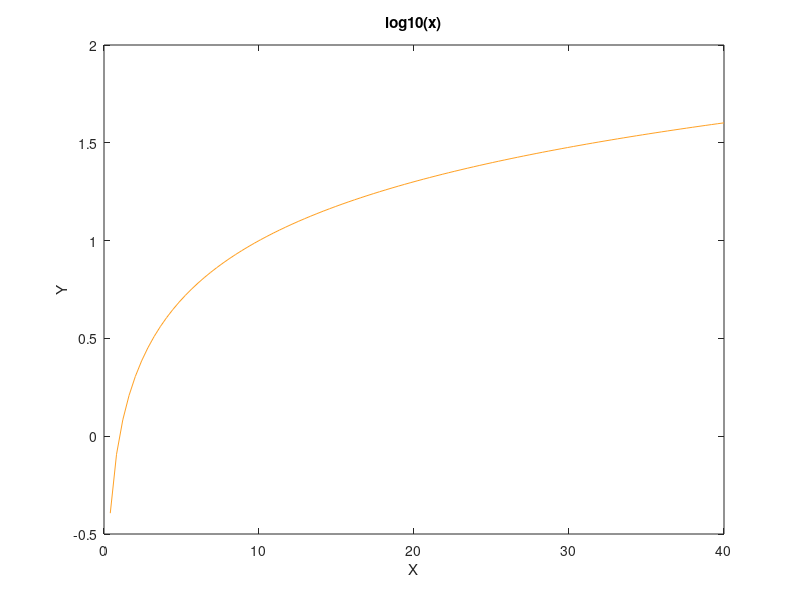

Write MATLAB code to recreate this figure.

%Dominio en común
x = linspace(-10,10,40);
x2 = linspace(0,40); %Dominio específico de la raíz y logaritmo
%Rangos específicos de las funciones a realizar
y1 = abs(x);
y2 = sqrt(x2);
y3 = cos(x);
y4 = exp(x);
y5 = log10(x2);

%Representación gráfica de las funciones
plot(x,y1, 'Color',[34,90,245]/255)
xlabel('X')
ylabel('Y')
title('|X|')

plot(x2,y2, 'Color',[36,249,255]/255)
xlabel('X')
ylabel('Y')
title('√x')

plot(x,y3, 'Color',[65,255,36]/255)
xlabel('X')
ylabel('Y')
title('cos(x)')

plot(x,y4, 'Color',[255,36,255]/255)
xlabel('X')
ylabel('Y')
title('e^x')

plot(x2,y5, 'Color',[255,161,37]/255)
xlabel('X')
ylabel('Y')
title('log10(x)')